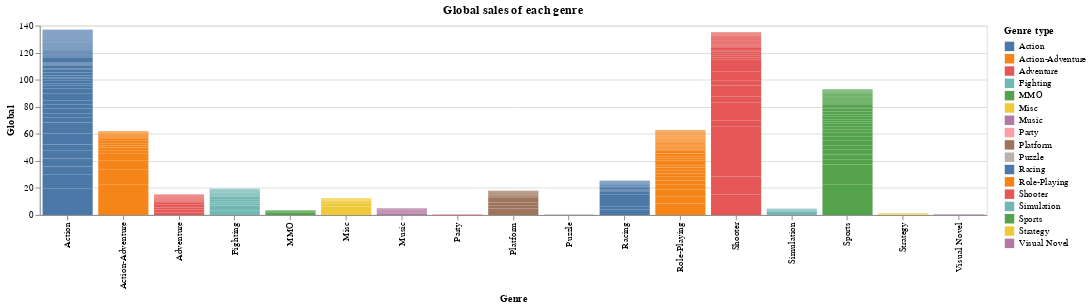

The code cell stored with this chart in its notebook:
### Markdown cell above
The chart shows global sales of each genre.(From the chart, we can tell Action and Shooter have the most global  sales)

### Code cell
alt.Chart(df).mark_bar().encode(
    x="Genre",
    y="Global",
    color=alt.Color("Genre", title="Genre type"),
).properties(
    title="Global sales of each genre",
    width=1000,
    height=200,
)

### Figure 1 — Vega-Lite specification as saved in the notebook (floating-point values rounded to 4 significant figures; data arrays with more than 128 entries replaced by an {"elided": "..."} marker saying what was removed)
{"config": {"view": {"continuousWidth": 400, "continuousHeight": 300}}, "data": {"name": "data-c742bc75b62ccca14fdbc3730e93d7eb"}, "mark": "bar", "encoding": {"color": {"type": "nominal", "field": "Genre", "title": "Genre type"}, "x": {"type": "nominal", "field": "Genre"}, "y": {"type": "quantitative", "field": "Global"}}, "height": 200, "title": "Global sales of each genre", "width": 1000, "$schema": "https://vega.github.io/schema/vega-lite/v4.8.1.json", "datasets": {"data-c742bc75b62ccca14fdbc3730e93d7eb": {"elided": "825 records"}}}
